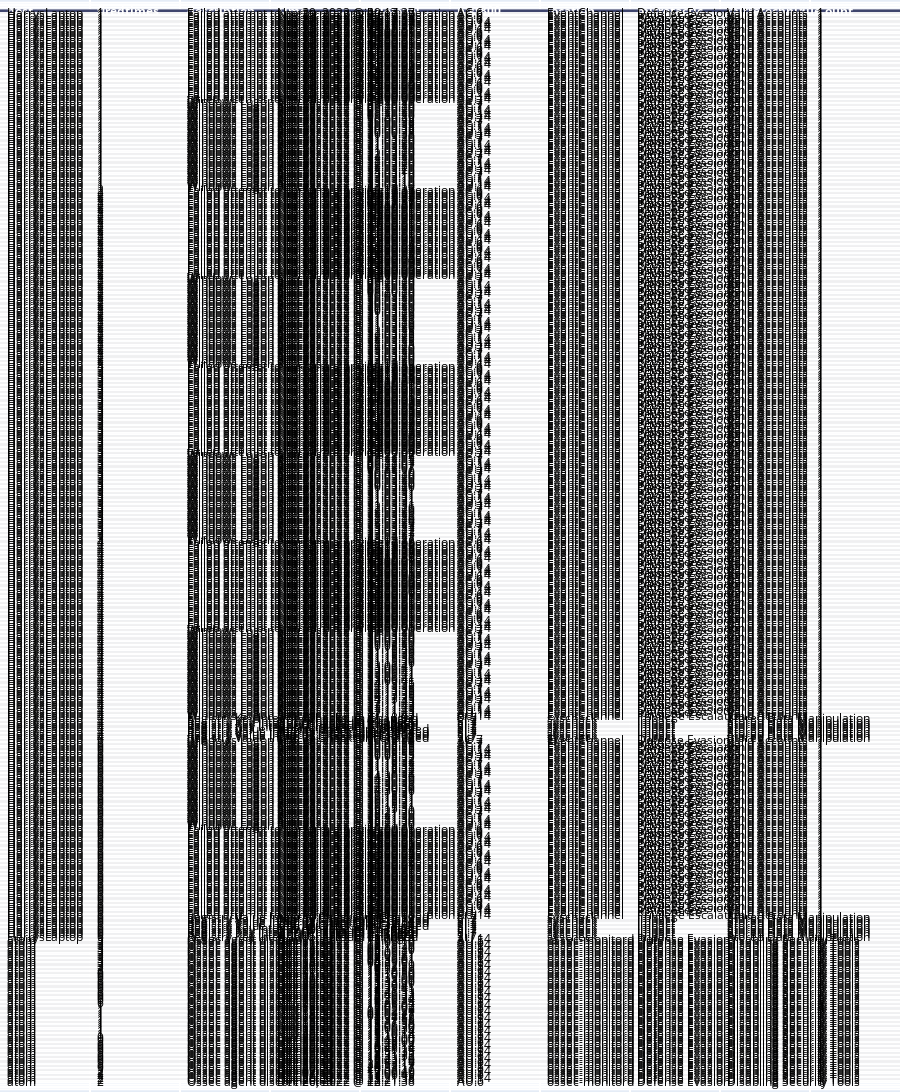

Notebook cell for this chart:
### Code cell
import plotly.figure_factory as ff
import plotly.graph_objects as go
fig = ff.create_table(df1, height_constant=60)
fig.show()
